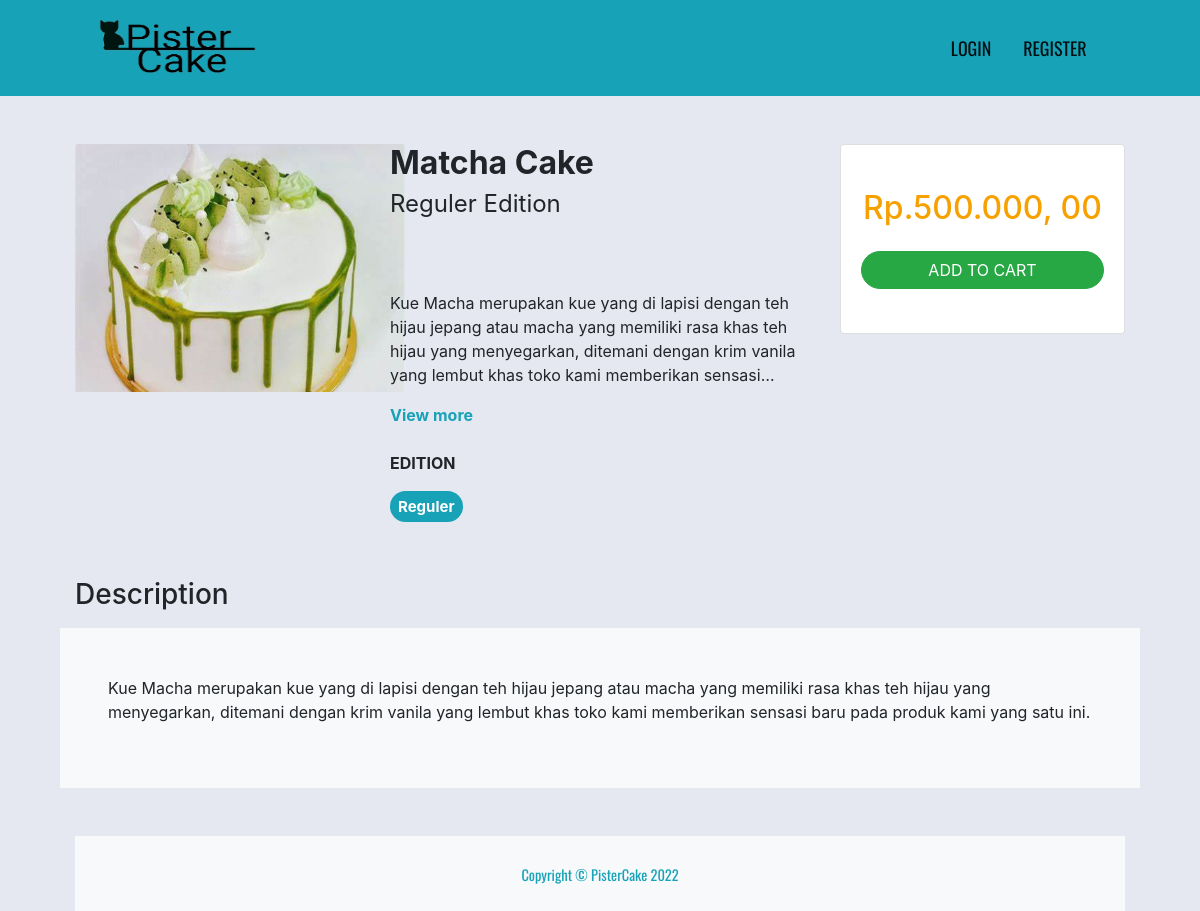
Page /home/detail/4 on the committed database.
### tables this page shows
CREATE TABLE `products`  (
  `id` int NOT NULL AUTO_INCREMENT,
  `name` varchar(100) NOT NULL,
  `price` int NOT NULL,
  `edition` enum('reguler','premium') NOT NULL,
  `image` varchar(255) NOT NULL,
  `description` text NOT NULL,
  PRIMARY KEY (`id`) USING BTREE
);

### application/controllers/Home.php (called while the page is built, shortened)
<?php
class Home extends CI_Controller
{
	public function __construct()
	{
		$this->load->model('home_model', 'home');
	}
	public function detail($id)
	{
		$data['title'] = 'Detail Cake';
		$data['cake']	= $this->home->getCakeById($id);
		$data['page']	= 'pages/home/detail';
		$this->load->view('layouts/app', $data);
	}
}

### index.php (called while the page is built, shortened)
<?php
require_once BASEPATH.'core/CodeIgniter.php';

### application/models/Home_model.php (called while the page is built, shortened)
<?php
class Home_model extends CI_Model
{
	public function getCakeById($id)
	{
		return $this->db->get_where('products', ['id' => $id])->row_array();
	}
}

### application/views/pages/home/detail.php (the view, shortened to what this page needs)
<div class="container">
	<div class="row mt-5">
		<div class="col">
			<img src="<?= base_url() ?>/images/cake/<?= $cake['image'] ?>" class="card-img-top" alt="<?= $cake['name'] ?>" style="width: 330px">
		</div>
		<div class="col-5">
			<h2 class="font-weight-bold"><?= $cake['name'] ?></h2>
			<h4 class="font-weight-normal"><?= ucfirst($cake['edition']) ?> Edition</h4>
			<br> <br>
			<p><?= character_limiter($cake['description'], 200) ?></p>
			<a href="#description" class="text-info font-weight-bold">View more</a>
			<br> <br>
			<p class="font-weight-bold">EDITION</p>
			<h5><span class="badge badge-info badge-pill p-2"><?= ucfirst($cake['edition']) ?></span></h5>
		</div>
		<div class="col">
			<div class="card">
				<div class="card-body text-center">
					<h2 class="text-center text-warning price mt-4 mb-4">Rp.<?= number_format($cake['price'], 2, ', ', '.'); ?></h2>
					<form action="<?= base_url('cart/add') ?>" method="POST">
						<button type="submit" class="btn btn-large btn-success btn-block badge-pill mb-4">ADD TO CART</button>
					</form>
				</div>
			</div>
		</div>
	</div>
	<div class="row mt-5 mb-2">
		<div class="col">
			<h3 id="description">Description</h3>
		</div>
	</div>
	<div class="row">
		<div class="col bg-light p-5">
			<?= $cake['description'] ?>
		</div>
	</div>

### assets/css/style.css (style rules this page uses)
body { background-color: #e5e8f0; overflow-x: hidden; }
.container { max-width: 90%; }
.price { color: rgb(247, 161, 0) !important; }

### rows in the picture
products: image (picture), name "Matcha Cake", edition "Reguler", description "Kue Macha merupakan kue yang di lapisi dengan teh hijau jepang atau macha yang memiliki rasa khas teh hijau yang menyegarkan, ditemani dengan krim vanila yang lembut khas toko kami memberikan sensasi…", price "500.000, 00", description "Kue Macha merupakan kue yang di lapisi dengan teh hijau jepang atau macha yang memiliki rasa khas teh hijau yang menyegarkan, ditemani dengan krim vanila yang lembut khas toko kami memberikan sensasi baru pada produk kami yang satu ini."
